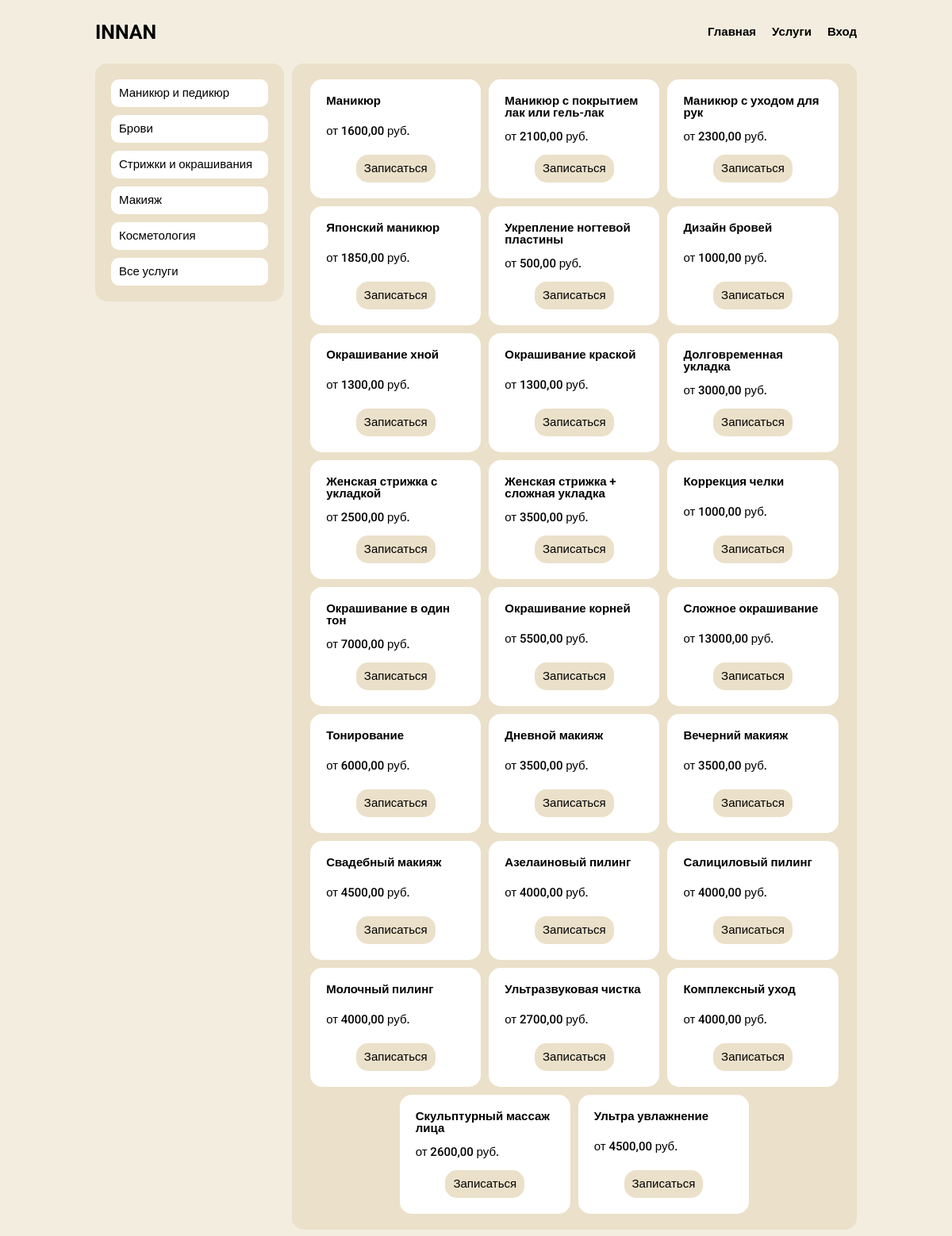
The app's page /service/ with its own data.
### salon/models.py (models this page shows, shortened)
class Category(models.Model): #Модель категорий услуг
    name = models.CharField(max_length=256)

class Service(models.Model):
    name = models.CharField(max_length=256)
    category = models.ForeignKey(Category, on_delete=models.CASCADE)
    price = models.DecimalField(max_digits=10, decimal_places=2)

### salon/views.py (the view)
# urls.py: path('service/', service, name='service'),
def service(request, category_id=None):
    if category_id:
        category = Category.objects.get(id=category_id)
        services = Service.objects.filter(category=category)
    else:
        services = Service.objects.all()
    context = {
        'title': 'Услуги',
        'services': services,
        'categoty': Category.objects.all()
    }
    return render(request, 'salon/service.html', context)

### salon/templates/salon/service.html
{% extends 'salon/base.html' %}
{% load static %}
{% block css %}
    <link rel="stylesheet" href="{% static 'css/service.css' %}">
{% endblock %}
{% block main %}
    <section class="services-container">
        <div class="category-container">
            <div class="category-list">
                {% for cat in categoty %}
                <div class="category-item">
                    <a href="{% url 'category' cat.id %}" class="category-link">{{ cat.name }}</a>
                </div>
                {% endfor %}
                <div class="category-item">
                    <a href="{% url 'service' %}" class="category-link">Все услуги</a>
                </div>
            </div>
        </div>
        <div class="service-container">
            <div class="service-list">
                {% for service in services %}
                    <div class="service-item">
                        <h2 class="service-name">{{ service.name }}</h2>
                        <span class="service-price">от {{ service.price }} руб.</span>
                        <div class="link-service-container">
                            {% if user.is_superuser or user.is_staff %}
                            <a href="{% url 'salon:service_delete' service.id %}" class="link-service">Удалить</a>
                            {% else %}
                            <a href="{% url 'appointments:date_and_time' service.id %}" class="link-service">Записаться</a>
                            {% endif %}
                        </div>
                    </div>
                {% endfor %}
            </div>
        </div>
    </section>
{% endblock %}

### static/css/base.css (style rules this page uses)
body { background-color: #F3EDDF; }

### static/css/service.css (style rules this page uses)
.services-container { width: 100%; display: flex; justify-content: space-between; gap: 10px; margin: 0 0 20px; }
.category-container { width: 25%; background-color: #EBE0C9; border-radius: 15px; padding: 20px; box-sizing: border-box; max-height: 300px; }
.category-list { width: 100%; }
.category-item { width: 100%; margin: 0 0 10px; display: flex; justify-content: center; }
.category-link { width: 100%; color: #000000; font-family: "Roboto", sans-serif; font-weight: 500; font-size: 15px; background-color: #ffffff; padding: 10px; box-sizing: border-box; border-radius: 10px; text-decoration: none; transition: .3s; }
.service-container { width: 75%; background-color: #EBE0C9; border-radius: 15px; padding: 20px; box-sizing: border-box; }
.service-list { width: 100%; display: flex; justify-content: center; flex-wrap: wrap; gap: 10px; }
.service-item { width: 32%; height: 150px; background-color: #ffffff; padding: 20px; box-sizing: border-box; border-radius: 15px; display: flex; justify-content: space-between; flex-direction: column; }
.service-name { width: 100%; font-family: "Roboto", sans-serif; font-weight: 600; font-size: 15px; color: #000000; margin: 0 0 10px; }
.service-price { width: 100%; font-family: "Roboto", sans-serif; font-weight: 500; font-size: 15px; color: #000000; }
.link-service-container { width: 100%; display: flex; justify-content: center; align-items: center; margin: 10px 0 0; }
.link-service { background-color: #EBE0C9; padding: 10px; font-family: "Roboto", sans-serif; font-weight: 500; font-size: 15px; border-radius: 15px; color: #000000; text-decoration: none; transition: .3s; }

### records on screen
Category: name "Маникюр и педикюр"
Category: name "Брови"
Category: name "Стрижки и окрашивания"
Category: name "Макияж"
Category: name "Косметология"
Service: name "Маникюр", price "1600,00"
Service: name "Маникюр с покрытием лак или гель-лак", price "2100,00"
Service: name "Маникюр с уходом для рук", price "2300,00"
Service: name "Японский маникюр", price "1850,00"
Service: name "Укрепление ногтевой пластины", price "500,00"
Service: name "Дизайн бровей", price "1000,00"
Service: name "Окрашивание хной", price "1300,00"
Service: name "Окрашивание краской", price "1300,00"
Service: name "Долговременная укладка", price "3000,00"
Service: name "Женская стрижка с укладкой", price "2500,00"
Service: name "Женская стрижка + сложная укладка", price "3500,00"
Service: name "Коррекция челки", price "1000,00"
Service: name "Окрашивание в один тон", price "7000,00"
Service: name "Окрашивание корней", price "5500,00"
Service: name "Сложное окрашивание", price "13000,00"
Service: name "Тонирование", price "6000,00"
Service: name "Дневной макияж", price "3500,00"
Service: name "Вечерний макияж", price "3500,00"
Service: name "Свадебный макияж", price "4500,00"
Service: name "Азелаиновый пилинг", price "4000,00"
Service: name "Салициловый пилинг", price "4000,00"
Service: name "Молочный пилинг", price "4000,00"
Service: name "Ультразвуковая чистка", price "2700,00"
Service: name "Комплексный уход", price "4000,00"
Service: name "Скульптурный массаж лица", price "2600,00"
Service: name "Ультра увлажнение", price "4500,00"
